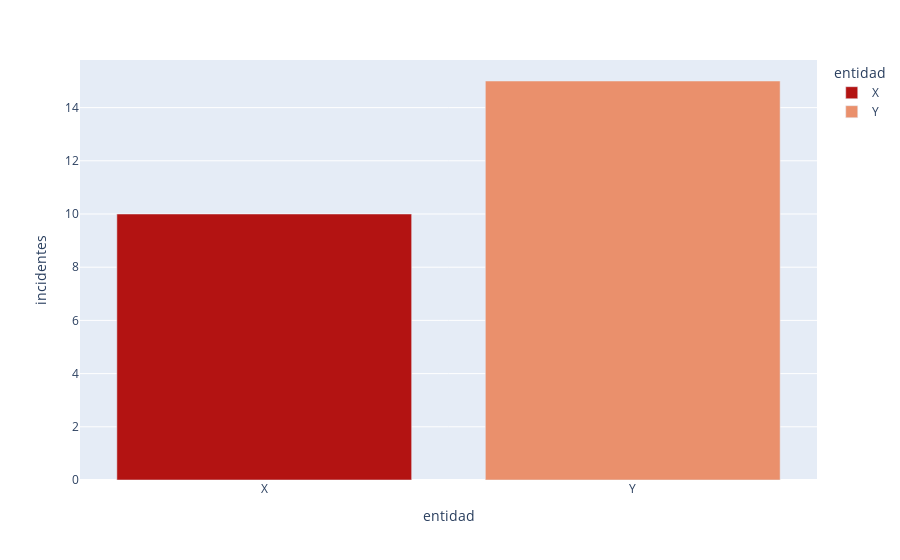

Notebook code for this chart:
### Code cell
graficar("A")

### Figure 1 — Plotly figure (JSON) as saved in the notebook; plotly's stock layout.template omitted (floating-point values rounded to 4 significant figures)
{"data": [{"alignmentgroup": "True", "hovertemplate": "entidad=%{x}<br>incidentes=%{y}<extra></extra>", "legendgroup": "X", "marker": {"color": "rgb(179, 19, 18)", "pattern": {"shape": ""}}, "name": "X", "offsetgroup": "X", "orientation": "v", "showlegend": true, "textposition": "auto", "type": "bar", "x": ["X"], "xaxis": "x", "y": [10], "yaxis": "y"}, {"alignmentgroup": "True", "hovertemplate": "entidad=%{x}<br>incidentes=%{y}<extra></extra>", "legendgroup": "Y", "marker": {"color": "rgb(234, 144, 108)", "pattern": {"shape": ""}}, "name": "Y", "offsetgroup": "Y", "orientation": "v", "showlegend": true, "textposition": "auto", "type": "bar", "x": ["Y"], "xaxis": "x", "y": [15], "yaxis": "y"}], "layout": {"barmode": "relative", "legend": {"title": {"text": "entidad"}, "tracegroupgap": 0}, "margin": {"t": 60}, "xaxis": {"anchor": "y", "categoryarray": ["X", "Y"], "categoryorder": "array", "domain": [0, 1], "title": {"text": "entidad"}}, "yaxis": {"anchor": "x", "domain": [0, 1], "title": {"text": "incidentes"}}}}
